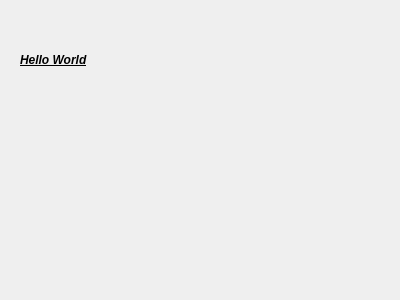
<?xml version="1.0" encoding="UTF-8"?>
<ui version="4.0">
 <class>Dialog</class>
 <widget class="QDialog" name="Dialog">
  <property name="geometry">
   <rect>
    <x>0</x>
    <y>0</y>
    <width>400</width>
    <height>300</height>
   </rect>
  </property>
  <property name="windowTitle">
   <string>Dialog</string>
  </property>
  <widget class="QLabel" name="label">
   <property name="geometry">
    <rect>
     <x>20</x>
     <y>50</y>
     <width>131</width>
     <height>21</height>
    </rect>
   </property>
   <property name="text">
    <string>&lt;html&gt;&lt;head/&gt;&lt;body&gt;&lt;p&gt;&lt;span style=&quot; font-weight:600; font-style:italic; text-decoration: underline;&quot;&gt;Hello World&lt;/span&gt;&lt;/p&gt;&lt;/body&gt;&lt;/html&gt;</string>
   </property>
  </widget>
 </widget>
 <layoutdefault spacing="6" margin="11"/>
 <resources/>
 <connections/>
</ui>
